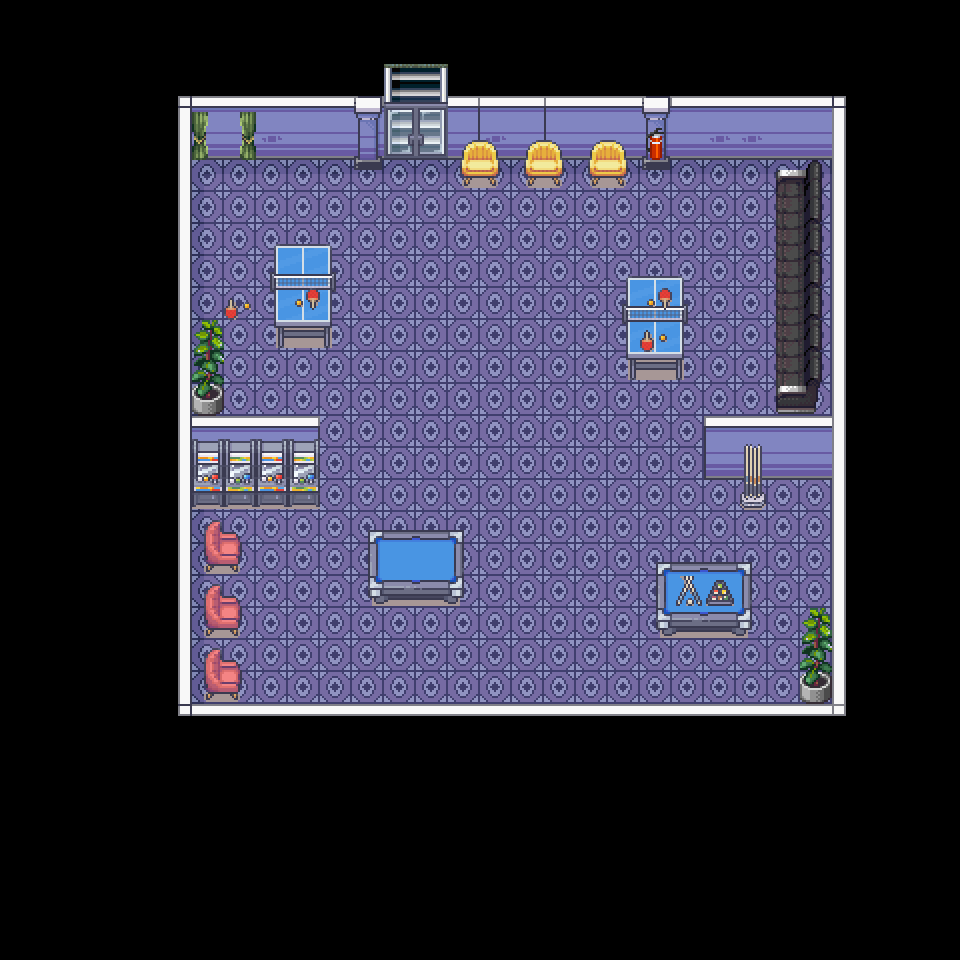

Rendered tile map (Tiled .tmx) drawn with the repository's tilesets; below, a short description and the map source with its tile grids summarised:
An orthogonal 30x30 tile map with 32x32 px tiles, 5 tile layers (Tile Layer 1, Tile Layer 2, Tile Layer 3, exit, ...), 4 tilesets.

<map version="1.4" tiledversion="1.4.3" orientation="orthogonal" renderorder="right-down" width="30" height="30" tilewidth="32" tileheight="32" infinite="0" nextlayerid="6" nextobjectid="1">
 <tileset firstgid="1" name="14_Basement" tilewidth="32" tileheight="32" tilecount="424" columns="8">
  <image source="tilesets/14_Basement.png" width="256" height="1696" />
 </tileset>
 <tileset firstgid="425" name="Tilesets_32x32" tilewidth="32" tileheight="32" tilecount="2400" columns="40">
  <image source="tilesets/Tilesets_32x32.png" width="1280" height="1920" />
 </tileset>
 <tileset firstgid="2825" name="1_Generic_32x32" tilewidth="32" tileheight="32" tilecount="960" columns="16">
  <image source="tilesets/1_Generic_32x32.png" width="512" height="1920" />
 </tileset>
 <tileset firstgid="3785" name="tilesets_deviant_milkian_1" tilewidth="32" tileheight="32" tilecount="256" columns="16">
  <image source="tilesets_deviant_milkian_1.png" width="512" height="512" />
 </tileset>
 <layer id="1" name="Tile Layer 1" width="30" height="30">
  <data>[900 cells, 442 non-empty, 25 distinct tile ids]</data>
 </layer>
 <layer id="2" name="Tile Layer 2" width="30" height="30">
  <data>[900 cells, 51 non-empty, 27 distinct tile ids]</data>
 </layer>
 <layer id="3" name="Tile Layer 3" width="30" height="30">
  <data>[900 cells, 73 non-empty, 36 distinct tile ids]</data>
 </layer>
 <layer id="4" name="exit" width="30" height="30" opacity="0">
  <properties>
   <property name="exitUrl" value="secret.json#stairs" />
  </properties>
  <data>[900 cells, 2 non-empty, 1 distinct tile ids]</data>
 </layer>
 <layer id="5" name="start" width="30" height="30" opacity="0">
  <data>[900 cells, 2 non-empty, 1 distinct tile ids]</data>
 </layer>
</map>
